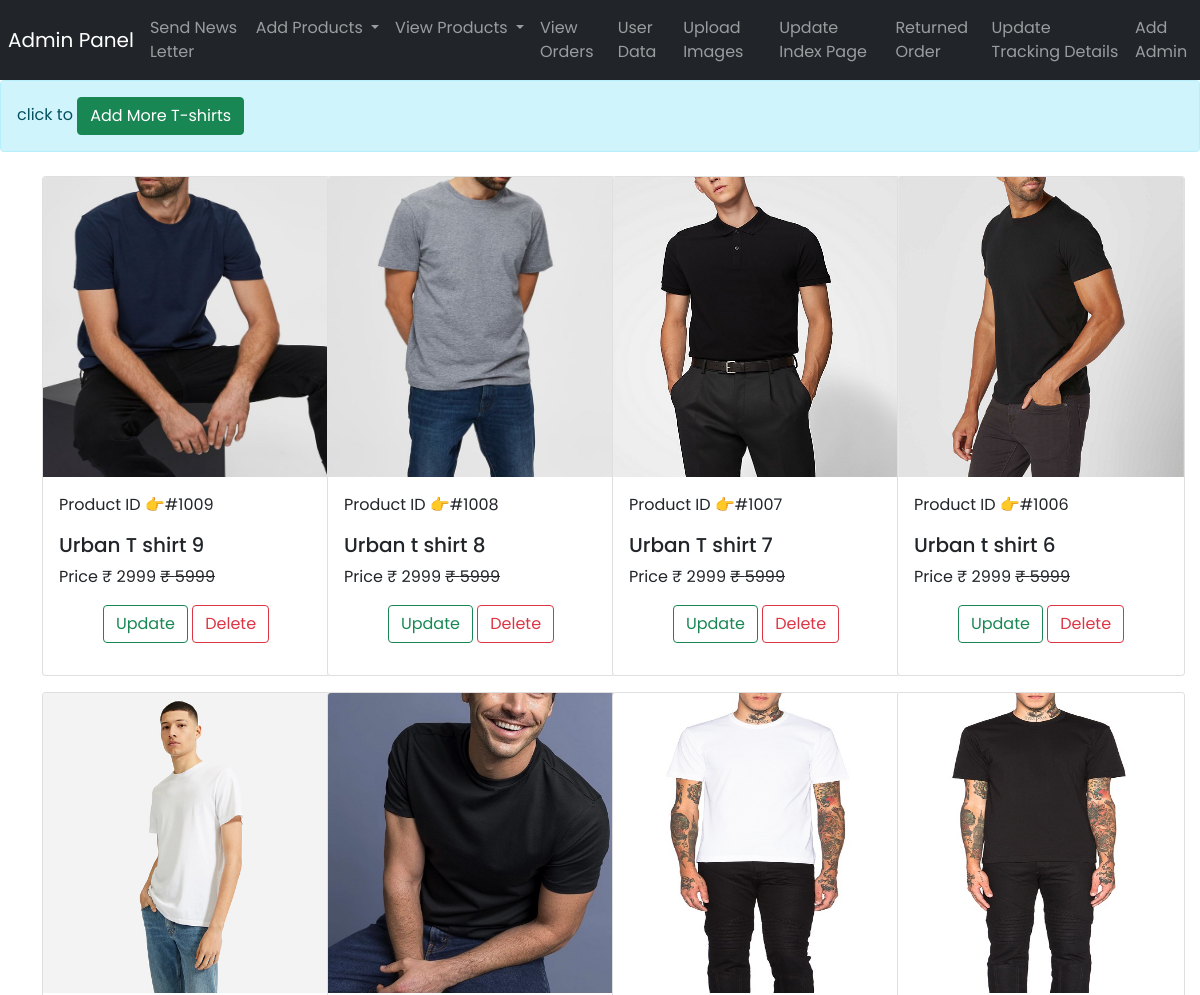
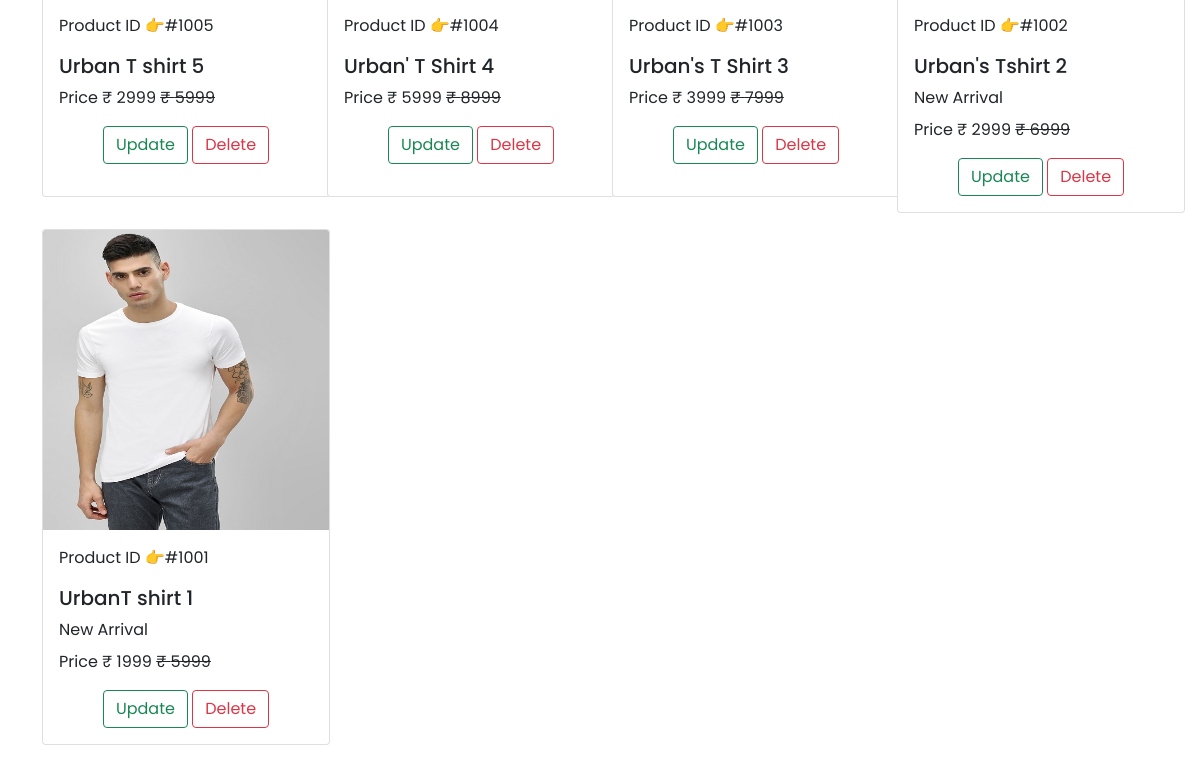
The page /urban.kleid.owner/view_tshirt.php on the database its author committed (2 pictures, top to bottom).
### tables this page shows
CREATE TABLE `tshirt` (
  `pro_id` int(10) NOT NULL,
  `pro_name` varchar(255) NOT NULL,
  `pro_shortdetail` varchar(255) NOT NULL,
  `pro_price` int(15) NOT NULL,
  `pro_bid_price` int(15) NOT NULL,
  `pro_imagename` varchar(255) NOT NULL,
  `imageType` varchar(200) NOT NULL,
  `vp_img2` varchar(200) NOT NULL,
  `vp_img3` varchar(200) NOT NULL,
  `vp_img4` varchar(200) NOT NULL,
  `created` datetime NOT NULL DEFAULT current_timestamp()
);

### urban.kleid.owner/view_tshirt.php (the view, shortened to what this page needs)
<!doctype html>
<html lang="en">
<head>
    <link href="https://cdn.jsdelivr.net/npm/bootstrap@5.0.0-beta1/dist/css/bootstrap.min.css" rel="stylesheet"
>
    <link rel="stylesheet" href="css/style.css">
</head>
<body>
<?php include 'basic/navbar.php'; ?>
    <div class="alert alert-info" role="alert">
       click to
        <a href="add_tshirt.php" class="btn btn-success"> Add More T-shirts</a>
    </div>
    <div class="container my-3 ">
                  <div class="row">
    <?php
  include 'dbconnect.php';
  $sql = "SELECT * FROM `tshirt` ORDER BY pro_id DESC";
  $result = mysqli_query($conn, $sql);
  while ($row = mysqli_fetch_assoc($result)) {
    $id = $row['pro_id'];
    $title = $row['pro_name'];
    $detail = $row['pro_shortdetail'];
    $price = $row['pro_price'];
    $bidprice = $row['pro_bid_price'];
    $image_name=$row['pro_imagename'];
    echo '
           <div class="col-md-3 my-2 card-deck">
                          <div class="card mx-auto" style="width: 18rem; min-height:500px">
                          <img height="300px" src="../img/'.$image_name. '" class="card-img-top catimg" alt="...">
                              <div class="card-body">
                              <p class="card-text">Product ID 👉#' . $id . ' </p>
                                  <h5 class="card-title">' . $title . '</h5>
                                  <p class="card-title">' . $detail . '</p>
								  <p class="card-text">Price  &#8377;  ' . $price . ' <s> &#8377; ' . $bidprice . '</s></p>
                  <div class="text-center" role="group" aria-label="Basic example">
                  <a href="update_tshirt.php?proid='.$id.'" type="button" class="btn btn-outline-success ">Update</a>
                  <a href="delete_tshirt.php?proid='.$id.'" type="button" class="btn btn-outline-danger ">Delete</a>
                </div>
                              </div>
                          </div>
                      </div>
                      ';
  }
  ?>
  </div></div>
</body>
 </html>

### urban.kleid.owner/css/style.css (style rules this page uses)
* { margin: 0; padding: 0; }
body { font-family: 'Mukta Vaani', sans-serif; font-family: 'Nunito Sans', sans-serif; font-family: 'Poppins', sans-serif; }

### rows shown on the page
tshirt: pro_imagename (picture), pro_id "1009", pro_name "Urban T shirt 9", pro_price "2999", pro_bid_price "5999"
tshirt: pro_imagename (picture), pro_id "1008", pro_name "Urban t shirt 8", pro_price "2999", pro_bid_price "5999"
tshirt: pro_imagename (picture), pro_id "1007", pro_name "Urban T shirt 7", pro_price "2999", pro_bid_price "5999"
tshirt: pro_imagename (picture), pro_id "1006", pro_name "Urban t shirt 6", pro_price "2999", pro_bid_price "5999"
tshirt: pro_imagename (picture), pro_id "1005", pro_name "Urban T shirt 5", pro_price "2999", pro_bid_price "5999"
tshirt: pro_imagename (picture), pro_id "1004", pro_name "Urban' T Shirt 4", pro_price "5999", pro_bid_price "8999"
tshirt: pro_imagename (picture), pro_id "1003", pro_name "Urban's T Shirt 3", pro_price "3999", pro_bid_price "7999"
tshirt: pro_imagename (picture), pro_id "1002", pro_name "Urban's Tshirt 2", pro_shortdetail "New Arrival", pro_price "2999", pro_bid_price "6999"
tshirt: pro_imagename (picture), pro_id "1001", pro_name "UrbanT shirt 1", pro_shortdetail "New Arrival", pro_price "1999", pro_bid_price "5999"
